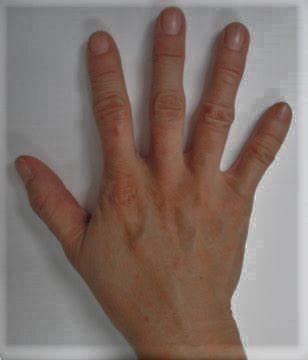
#> input picture Vision/mm3.jpg, 308 x 360 px
$ python 'Coordenadas cromaticas.py'
#> lines starting #> are read from the running program, lines starting #| are printed output that depends on the picture; after the words box and inside, x2 and y2 are one past the last pixel; in counts of white or black regions, pixels touching at a corner belong together
# -*- coding: utf-8 -*-
"""
Created on Wed Mar 23 12:25:14 2022

@author: Gustavo
"""

import cv2


im=cv2.imread('mm3.jpg',cv2.IMREAD_COLOR)
#> im is the input picture: shape (360, 308, 3); mean B, G, R 107, 113.9, 130.6
r,g,b=cv2.split(im)
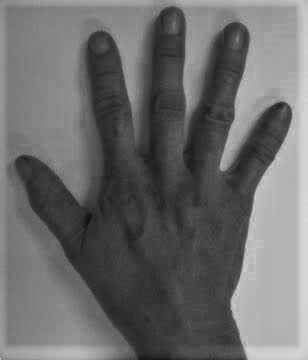
#> r: shape (360, 308); min 10, max 229, mean 107
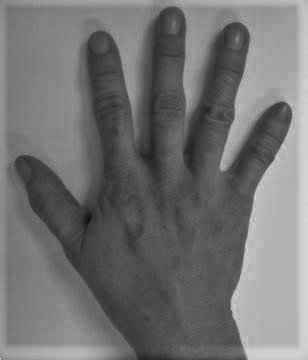
#> g: shape (360, 308); min 14, max 237, mean 113.9
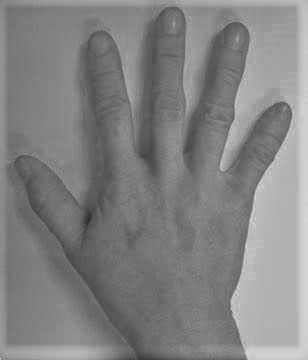
#> b: shape (360, 308); min 42, max 236, mean 130.6
di=im.shape
#> di = (360, 308, 3)

for x in range(di[0]):
    for y in range(di[1]):
        q=r[x,y]/(r[x,y]+g[x,y]+b[x,y])
        w=g[x,y]/(r[x,y]+g[x,y]+b[x,y])
        e=b[x,y]/(r[x,y]+g[x,y]+b[x,y])
        if 0.4437>=q>=0.3676 or 0.2948<=w<=0.3235 or 0.2613<=e<=0.3088:

            r[x,y]=236
            g[x,y]=236
            b[x,y]=236
        else:
             r[x,y]=1
             g[x,y]=1
             b[x,y]=1
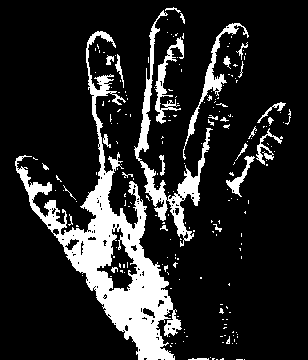
#> b: shape (360, 308); values 1 (black) and 236 (white), 15.4% white; 209 white regions (179 under 20 px), largest, box (x1, y1, x2, y2) and area: (15, 31, 182, 360) 10942, (134, 10, 213, 247) 2529, (183, 23, 249, 160) 865


im2=cv2.merge([r,g,b])
cv2.imshow("Manos",im)
cv2.waitKey(0)
cv2.destroyAllWindows()

cv2.imshow("Manos b/c",im2)
cv2.waitKey(0)
cv2.destroyAllWindows()

$ run again, with Vision/mm2.jpg copied over Vision/mm3.jpg
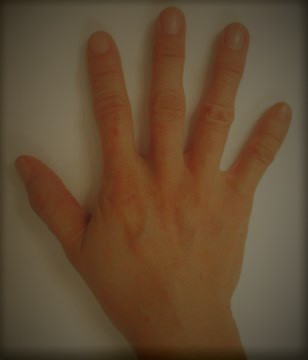
#> input picture Vision/mm2.jpg, 308 x 360 px
#> im is the input picture: shape (360, 308, 3); mean B, G, R 51.2, 75.8, 99.2
#> `r,g,b=cv2.split(im)`:
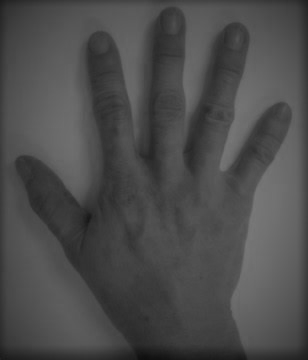
#> g: shape (360, 308); min 14, max 121, mean 75.8
#> after the loop `for x in range(di[0]):`:
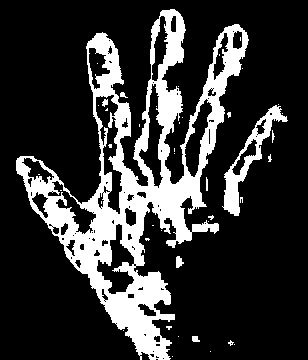
#> b: shape (360, 308); values 1 (black) and 236 (white), 20.7% white; 42 white regions (34 under 20 px), largest, box (x1, y1, x2, y2) and area: (16, 9, 249, 360) 21053, (222, 105, 288, 216) 1498, (176, 256, 184, 268) 66

$ run again, with Vision/OIP.jpg copied over Vision/mm3.jpg
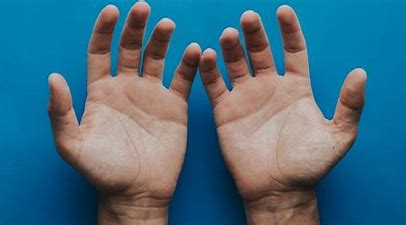
#> input picture Vision/OIP.jpg, 406 x 225 px
#> im is the input picture: shape (225, 406, 3); mean B, G, R 127.4, 108.6, 69.3
#> `r,g,b=cv2.split(im)`:
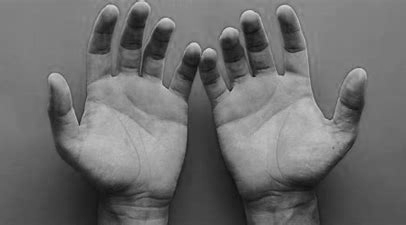
#> g: shape (225, 406); min 15, max 222, mean 108.6
#> after the loop `for x in range(di[0]):`:
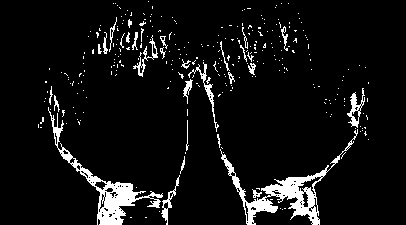
#> b: shape (225, 406); values 1 (black) and 236 (white), 6.9% white; 292 white regions (262 under 20 px), largest, box (x1, y1, x2, y2) and area: (220, 129, 358, 225) 2067, (48, 107, 163, 225) 1800, (347, 88, 365, 128) 250
